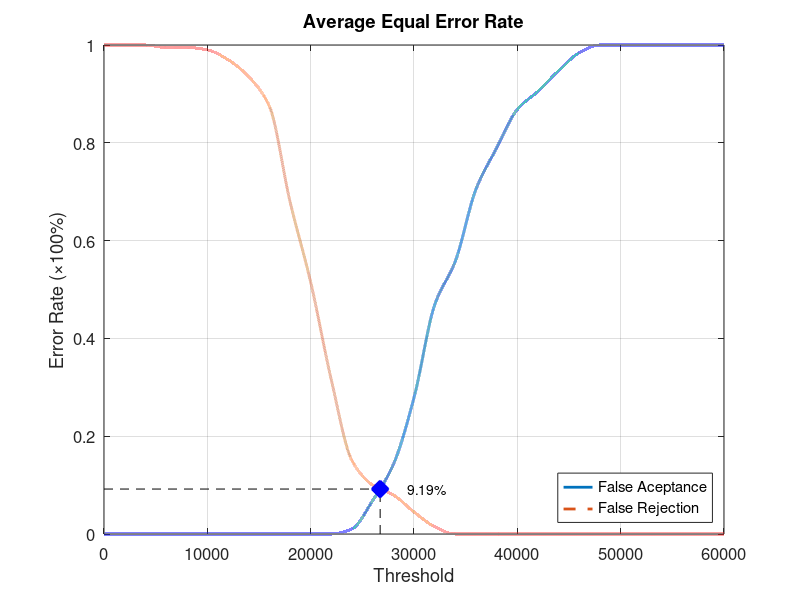
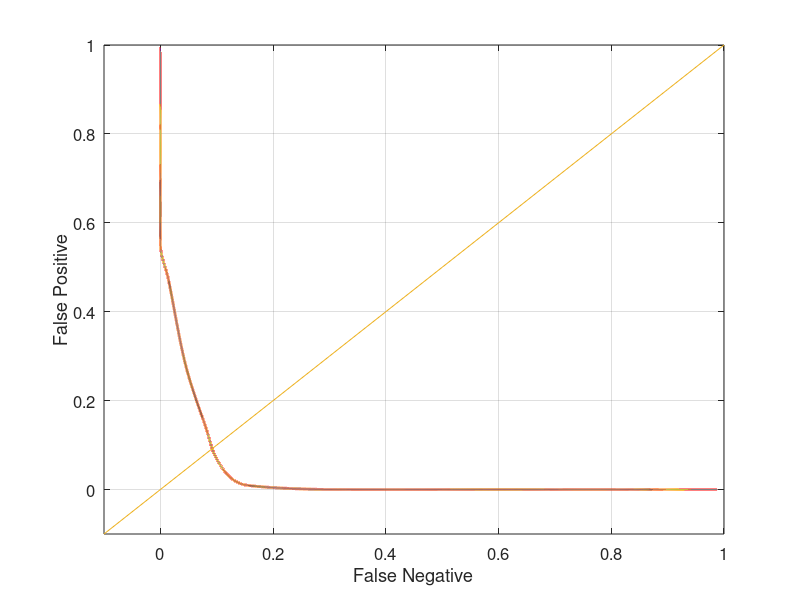

Recreate these plots in MATLAB, in order.
function yEER = Database1_4
close all;
clear;
clc;
x = 0:2000:60000;
xq = 0:0.5:60000;

y0 = [0 0 0 0 0 0 0 0 0 0 0 0 0.0105263 0.0684211 0.142105 0.278947 0.468421 0.557895 0.705263 0.789474 0.868421 0.905263 0.947368 0.984211 1 1 1 1 1 1 1];
yy0 = interp1(x, y0, xq, 'pchip');
y1 = [1 1 1 0.995 0.995 0.99 0.97 0.935 0.875 0.68 0.515 0.315 0.15 0.1 0.08 0.045 0.015 0 0 0 0 0 0 0 0 0 0 0 0 0 0];
yy1 = interp1(x, y1, xq, 'pchip');

% Calculating EER: 
y2 = abs(y0 - y1);
find(y2 == min(y2))
yy2 = abs(yy0 - yy1);
xEER = find(yy2 == min(yy2));
xEERIndex = xq(xEER) % X-axis EER
yEER = yy0(xEER) % Y-axis EER

main = figure
plot(xq, yy0,'-','LineWidth', 2);	hold on
plot(xq, yy1,'--','LineWidth', 2);	hold on
plot([xEERIndex xEERIndex], [0 yEER], 'k--');	hold on
plot([0 xEERIndex], [yEER yEER], 'k--');	hold on
plot(xEERIndex, yEER, 'bx', 'LineWidth', 10);	hold on
text(xEERIndex + 10 * xEERIndex / 100, yEER, [num2str(round((10000 * yEER)) / 100) '%'])
legend('False Aceptance', 'False Rejection', 'Location', 'SouthEast')
xlabel('Threshold')
ylabel('Error Rate (\times100%)')
title('Average Equal Error Rate')
set(gca, 'FontSize', 12)
axis([0 60000 0 1])
grid on

print(main, 'Database1_4Main', '-dpng');
FNRxFPR = figure('Color', [1 1 1]);
plot(yy1, yy0, '-', yy1, yy0, 'LineWidth', 2);
hold on
y = -0.1:0.1:1
plot(y, y); 
set(gca, 'FontSize', 12)
xlabel('False Negative')
ylabel('False Positive')
axis([-0.1 1 -0.1 1])
set(gca, 'FontSize', 12)
grid on

print(FNRxFPR, 'Database1_4FNRxFPR','-dpng');
end
